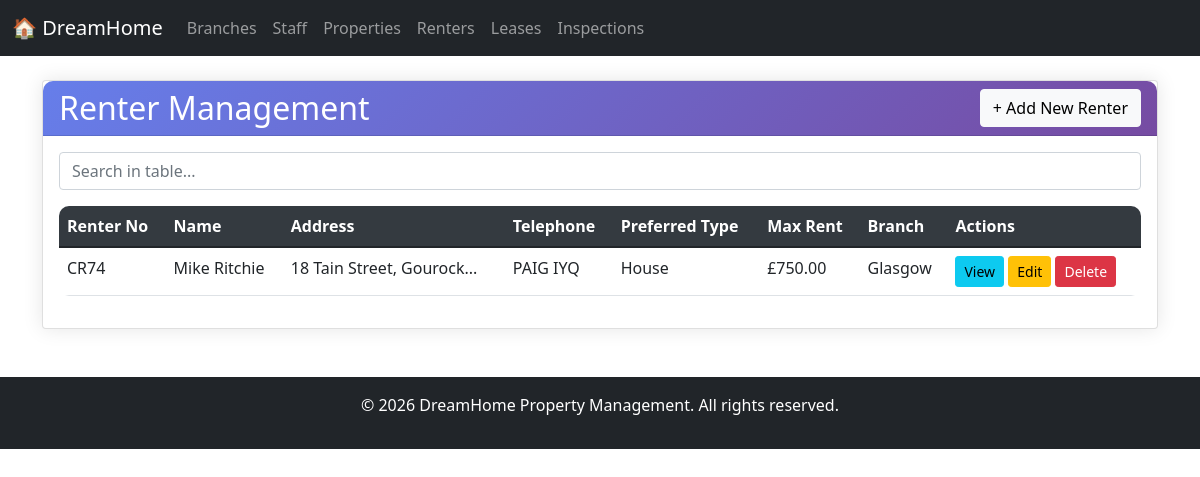
/dreamhome/pages/renters/index.php, run on the app's committed database.
### tables this page shows
CREATE TABLE `renter` (
  `renter_no` varchar(5) NOT NULL,
  `first_name` varchar(30) DEFAULT NULL,
  `last_name` varchar(30) DEFAULT NULL,
  `address` varchar(100) DEFAULT NULL,
  `telephone` varchar(15) DEFAULT NULL,
  `preferred_property_type` varchar(20) DEFAULT NULL,
  `max_monthly_rent` decimal(10,2) DEFAULT NULL,
  `comments` text DEFAULT NULL,
  `date_registered` date DEFAULT NULL,
  `seen_by_staff_no` varchar(5) DEFAULT NULL,
  `branch_no` varchar(5) DEFAULT NULL
);

CREATE TABLE `branch` (
  `branch_no` varchar(5) NOT NULL,
  `street` varchar(50) DEFAULT NULL,
  `area` varchar(50) DEFAULT NULL,
  `city` varchar(50) DEFAULT NULL,
  `postcode` varchar(10) DEFAULT NULL,
  `telephone` varchar(15) DEFAULT NULL,
  `fax` varchar(15) DEFAULT NULL
);

### dreamhome/pages/renters/index.php (the view, shortened to what this page needs)
<?php
include '../../includes/header.php';
$database = new Database();
$db = $database->getConnection();
$sql = "SELECT r.*, CONCAT(s.first_name, ' ', s.last_name) as seen_by, b.city as branch_city
        FROM Renter r
        LEFT JOIN Staff s ON r.seen_by_staff_no = s.staff_no
        LEFT JOIN Branch b ON r.branch_no = b.branch_no
        ORDER BY r.renter_no";
$stmt = $db->prepare($sql);
$stmt->execute();
$renters = $stmt->fetchAll(PDO::FETCH_ASSOC);
?>
<div class="card">
    <div class="card-header d-flex justify-content-between align-items-center">
        <h2 class="mb-0">Renter Management</h2>
        <button class="btn btn-light" onclick="location.href='add.php'">+ Add New Renter</button>
    </div>
    <div class="card-body">
        <div class="table-responsive">
            <table class="table table-hover">
                <thead>
                    <tr>
                        <th>Renter No</th>
                        <th>Name</th>
                        <th>Address</th>
                        <th>Telephone</th>
                        <th>Preferred Type</th>
                        <th>Max Rent</th>
                        <th>Branch</th>
                        <th>Actions</th>
                    </tr>
                </thead>
                <tbody>
                    <?php foreach ($renters as $renter): ?>
                    <tr>
                        <td><?php echo $renter['renter_no']; ?></td>
                        <td><?php echo $renter['first_name'] . ' ' . $renter['last_name']; ?></td>
                        <td><?php echo substr($renter['address'], 0, 30) . '...'; ?></td>
                        <td><?php echo $renter['telephone']; ?></td>
                        <td><?php echo $renter['preferred_property_type']; ?></td>
                        <td>£<?php echo number_format($renter['max_monthly_rent'], 2); ?></td>
                        <td><?php echo $renter['branch_city']; ?></td>
                        <td>
                            <button class="btn btn-sm btn-info" onclick="viewRenter('<?php echo $renter['renter_no']; ?>')">View</button>
                            <button class="btn btn-sm btn-warning" onclick="editRenter('<?php echo $renter['renter_no']; ?>')">Edit</button>
                            <button class="btn btn-sm btn-danger" onclick="deleteRenter('<?php echo $renter['renter_no']; ?>')">Delete</button>
                        </td>
                    </tr>
                    <?php endforeach; ?>
                </tbody>
            </table>
        </div>
    </div>
</div>
<?php include '../../includes/footer.php'; ?>

### dreamhome/css/style.css (style rules this page uses)
body { background-color: #f8f9fa; font-family: 'Segoe UI', Tahoma, Geneva, Verdana, sans-serif; }
.card { border: none; border-radius: 10px; box-shadow: 0 0 20px rgba(0,0,0,0.1); margin-bottom: 20px; }
.card-header { background: linear-gradient(135deg, #667eea 0%, #764ba2 100%); color: white; border-radius: 10px 10px 0 0 !important; padding: 15px 20px; }
.table { background-color: white; border-radius: 10px; overflow: hidden; }
.table thead { background-color: #343a40; color: white; }

### data on the page
renter: renter_no "CR74", first_name "Mike", last_name "Ritchie", address "18 Tain Street, Gourock", telephone "PAIG IYQ", preferred_property_type "House", max_monthly_rent "750.00", branch_no.city "Glasgow"
